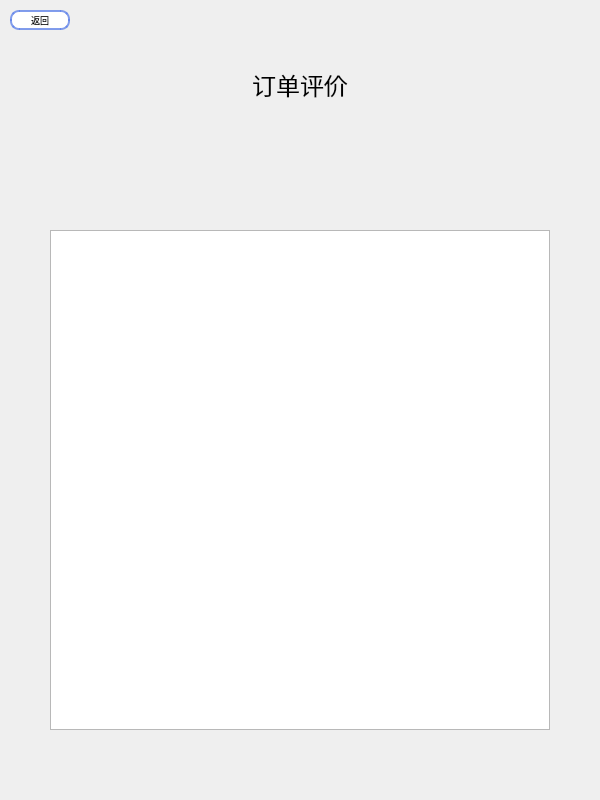
<?xml version="1.0" encoding="UTF-8"?>
<ui version="4.0">
 <class>evalute</class>
 <widget class="QWidget" name="evalute">
  <property name="geometry">
   <rect>
    <x>0</x>
    <y>0</y>
    <width>600</width>
    <height>800</height>
   </rect>
  </property>
  <property name="minimumSize">
   <size>
    <width>600</width>
    <height>800</height>
   </size>
  </property>
  <property name="maximumSize">
   <size>
    <width>600</width>
    <height>800</height>
   </size>
  </property>
  <property name="windowTitle">
   <string>果粒橙外卖-商家端</string>
  </property>
  <property name="windowIcon">
   <iconset resource="../Image.qrc">
    <normaloff>:/image/lt_cml.jpg</normaloff>:/image/lt_cml.jpg</iconset>
  </property>
  <widget class="QLabel" name="label_2">
   <property name="geometry">
    <rect>
     <x>0</x>
     <y>0</y>
     <width>600</width>
     <height>800</height>
    </rect>
   </property>
   <property name="styleSheet">
    <string notr="true">background-image: url(:/image/bg_2.png);</string>
   </property>
   <property name="text">
    <string/>
   </property>
  </widget>
  <widget class="QPushButton" name="pushButton">
   <property name="geometry">
    <rect>
     <x>10</x>
     <y>10</y>
     <width>60</width>
     <height>20</height>
    </rect>
   </property>
   <property name="minimumSize">
    <size>
     <width>60</width>
     <height>20</height>
    </size>
   </property>
   <property name="maximumSize">
    <size>
     <width>60</width>
     <height>20</height>
    </size>
   </property>
   <property name="font">
    <font>
     <family>Microsoft YaHei</family>
     <pointsize>-1</pointsize>
    </font>
   </property>
   <property name="styleSheet">
    <string notr="true">QPushButton {
    background-color: #ffffff; /* 默认背景色，使用 #fad37f */
    border: 2px solid rgba(99, 132, 233, 0.8); /* 边框颜色 */
    border-radius: 9px; /* 圆角 */
    color: #000000; /* 文本颜色，黑色 */
    font-size: 9px;
}

QPushButton:hover {
	color:#ffffff;
    background-color: rgba(99, 132, 233, 0.8); /* 悬浮时背景颜色 */
    border: none; /* 悬浮时无边框 */
}

QPushButton:pressed {
    background-color: #b0c4de; /* 按下时背景颜色，稍微偏亮的蓝色 */
    border-color: #4682b4; /* 按下时边框颜色 */
    transform: scale(0.95); /* 按下时按钮略微缩小 */
}
</string>
   </property>
   <property name="text">
    <string>返回</string>
   </property>
  </widget>
  <widget class="QListWidget" name="listWidget">
   <property name="geometry">
    <rect>
     <x>50</x>
     <y>230</y>
     <width>500</width>
     <height>500</height>
    </rect>
   </property>
   <property name="minimumSize">
    <size>
     <width>500</width>
     <height>500</height>
    </size>
   </property>
  </widget>
  <widget class="QLabel" name="label">
   <property name="geometry">
    <rect>
     <x>225</x>
     <y>60</y>
     <width>150</width>
     <height>50</height>
    </rect>
   </property>
   <property name="minimumSize">
    <size>
     <width>150</width>
     <height>50</height>
    </size>
   </property>
   <property name="maximumSize">
    <size>
     <width>150</width>
     <height>50</height>
    </size>
   </property>
   <property name="font">
    <font>
     <pointsize>20</pointsize>
    </font>
   </property>
   <property name="text">
    <string>&lt;html&gt;&lt;head/&gt;&lt;body&gt;&lt;p align=&quot;center&quot;&gt;&lt;span style=&quot; font-size:18pt;&quot;&gt;订单评价&lt;/span&gt;&lt;/p&gt;&lt;/body&gt;&lt;/html&gt;</string>
   </property>
   <property name="alignment">
    <set>Qt::AlignmentFlag::AlignCenter</set>
   </property>
  </widget>
 </widget>
 <resources>
  <include location="../Image.qrc"/>
 </resources>
 <connections/>
</ui>
